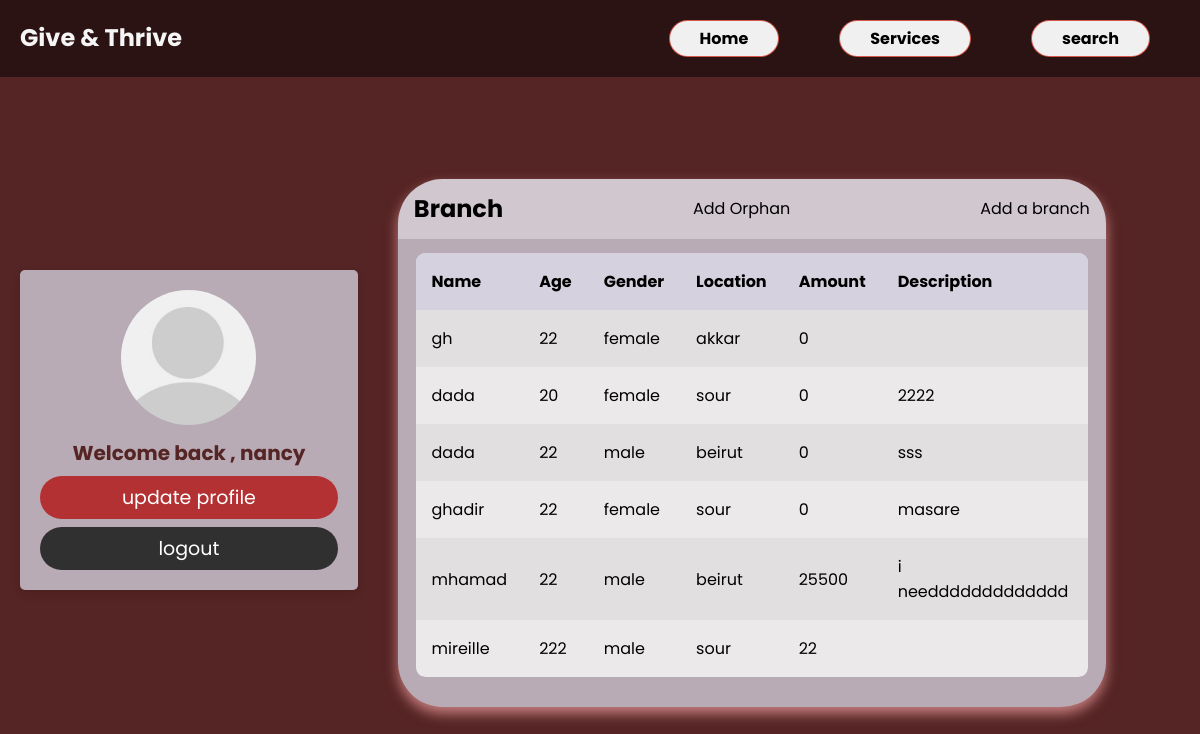
Screenshot of /adminPages/profileAdmin.php (signed in) with the database file from the repository.
### tables this page shows
CREATE TABLE user (
  id int(50) NOT NULL,
  name varchar(50) NOT NULL,
  gender varchar(50) NOT NULL,
  password varchar(50) NOT NULL,
  role varchar(50) NOT NULL,
  email varchar(50) NOT NULL,
  description varchar(50) NOT NULL,
  image varchar(50) NOT NULL
);

CREATE TABLE addorphan (
  idorphan int(50) NOT NULL,
  nameorphan varchar(50) NOT NULL,
  age int(50) NOT NULL,
  gender varchar(50) NOT NULL,
  amount int(255) NOT NULL,
  description text NOT NULL,
  locationID int(11) NOT NULL
);

CREATE TABLE location (
  locationid int(11) NOT NULL,
  locationname varchar(30) NOT NULL
);

### adminPages/profileAdmin.php (the view, shortened to what this page needs)
<?php
include('../connection.php');
?>
<!DOCTYPE html>
<html lang="en">
<head>
    <link rel="stylesheet" href="./profileStyle.css"/>
</head>
  <body>
        <div class="page">
        <div class="nv">
        <nav class="navbar">
            <h1 class="logo"> Give & Thrive</h1>
            <ul class="nav-links">
                <li class="active"></i><a href="../index.php"></i>Home</a></li>
                <li class="active"></i><a href="#"></a>Services</li>
                <li class="active"></i> <a href="./searchpeople.php" class="search">search</a>
            </ul>
        </nav>
        </div>
        <div class="container">
            <?php
                include("./home.php");
            ?>
            <div class="table">
                <br>
    <main class="table">
        <section class="table__header">
            <h1>Branch </h1>
            <a href="./addneworphan.php">Add Orphan</a>
            <a href="./tabledriver/index.php" class='newtrip'>Add a branch </a>
        </section>
        <section class="table__body">
            <table>
                <thead>
                    <tr>
                        <th> Name </th>
                        <th> age </th>
                        <th> gender </th>
                        <th> Location</a></th>
                        <th> amount</th>
                        <th> description</th>
                        <th></th>
                    </tr>
                </thead>
                <tbody>
                    <tr>
                        <?php
                       $query ="SELECT addorphan.*, location.locationname
                       FROM addorphan
                       JOIN location ON addorphan.locationID = location.locationid";
                       $res = mysqli_query($conn, $query);
 while ($row = mysqli_fetch_array($res)) {
    echo "<tr>";
    echo "<td>".(isset($row['nameorphan']) ? $row['nameorphan'] : "")."</td>";
    echo "<td>".(isset($row['age']) ? $row['age'] : "")."</td>";
    echo "<td>".(isset($row['gender']) ? $row['gender'] : "")."</td>";
    echo "<td>".(isset($row['locationname']) ? $row['locationname'] : "")."</td>";
    echo "<td>".(isset($row['amount']) ? $row['amount'] : "")."</td>";
    echo "<td>".(isset($row['description']) ? $row['description'] : "")."</td>";
    echo "<td><a href=editorphan.php?idorphan=".$row['idorphan']."><b>Edit</b></td>";
    echo "</tr>";
}
?>
                </tbody>
        </table>
    </section>
</main>
</div>
    </body>
</html>

### adminPages/home.php (shortened to what this page needs)
<?php
include('../connection.php');
?>
<head>
   <link rel="stylesheet" href="./withprofile/css/homeStyle.css">
</head>
      <div class="profile">
         <?php
         $user_id =$_SESSION['id'] ;
            $query =  "SELECT * FROM `user` WHERE id = '$user_id'";
            $res = mysqli_query($conn,$query);
            $userData = mysqli_fetch_array($res);
            ?>
            <img src="./withprofile/images/default-avatar.png" alt="">
         <h3> Welcome back , <?php echo $userData['name']; ?></h3>
         <a href="./withprofile/profile.php" class="btn">update profile</a>
         <a href="home.php?logout=<?php  ?>" class="delete-btn">logout</a>
      </div>

### adminPages/profilestyle.css (style rules this page uses)
* { margin: 0; padding: 0; box-sizing: border-box; font-family: sans-serif; }
.nv { padding: 15px; }
body { background-color: #552424 !important; }
.container { background-color: #552424 !important; display: -webkit-box; }
main.table { width: 59vw; height: 66vh; margin: 40px; backdrop-filter: blur(7px); box-shadow: 0 0.4rem 0.8rem #c77f80; border-radius: 2.8rem; overflow: hidden; background-color: #b9abb5; }
.table__header { width: 100%; background-color: #fff5; padding: .8rem 1rem; display: flex; justify-content: space-between; align-items: center; }
.table__body { width: 95%; max-height: calc(89% - 1.6rem); background-color: #fffb; margin: .9rem auto; border-radius: .6rem; overflow: auto; overflow: overlay; }
table { width: 100%; }
table, th, td { border-collapse: collapse; padding: 1rem; text-align: left; }
thead th { position: sticky; top: 0; left: 0; background-color: #d5d1defe; text-transform: capitalize; }
tbody tr:nth-child(even) { background-color: #0000000b; }
tbody tr { --delay: .1s; transition: .5s ease-in-out var(--delay), background-color 0s; }
tbody tr td, tbody tr td p, tbody tr td img { transition: .2s ease-in-out; }
.navbar { position: absolute; top: 0; left: 0; display: flex; width: 100%; justify-content: space-between; padding: 20px; background-color: #0000007a; }
ul { list-style: none; }
.nav-links { display: flex; align-items: center; }
.navbar .nav-links li { background-color: rgb(240 240 240); border-radius: 30px; padding: 5px 30px; border: 1px solid #d13c2cd9; }
.nav-links li { margin: 0 30px; color: black; background-color: #0c356A; cursor: pointer; }
.logo { color: whitesmoke; }
.active { color: white; font-weight: bold; }
a { text-decoration: none; color: black; }

### adminPages/withprofile/css/homeStyle.css (style rules this page uses)
:root { --blue: #b9abb5; --dark-blue: #b9abb5; --red: #e74c3c; --black: #333; --white: #fff; --light-bg: #eee; --box-shadow: 0 5px 10px rgba(0,0,0,.1); }
* { font-family: 'Poppins', sans-serif; margin:0; padding:0; box-sizing: border-box; outline: none; border: none; text-decoration: none; }
body { margin: 0; padding:0; }
.btn, .delete-btn { width: 100%; border-radius: 50px; padding: 7px 5px; color: var(--white); display: block; text-align: center; cursor: pointer; font-size: 19px; margin-top: 8px; }
.btn { background-color: #b33133; }
.delete-btn { background-color: #232323e6; }
.container { min-height: 100vh; background-color: var(--light-bg); display: flex; align-items: center; justify-content: space-evenly; padding:20px; }
.container .profile { padding: 20px; background-color: #d5d1dec7; box-shadow: var(--box-shadow); text-align: center; width: 400px; border-radius: 5px; }
.container .profile img { height: 135px; width: 135px; border-radius: 50%; object-fit: cover; margin-bottom: 1px; }
.container .profile h3 { margin:5px 0; font-size: 20px; color:#552424; }

### adminPages/profileAdmin.php (style rules this page uses)
.search { text-align: center !important; }

### rows the page displays
user: name "nancy"
addorphan: nameorphan "gh", age "22", gender "female", locationID.locationname "akkar", amount "0"
addorphan: nameorphan "dada", age "20", gender "female", locationID.locationname "sour", amount "0", description "2222"
addorphan: nameorphan "dada", age "22", gender "male", locationID.locationname "beirut", amount "0", description "sss"
addorphan: nameorphan "ghadir", age "22", gender "female", locationID.locationname "sour", amount "0", description "masare"
addorphan: nameorphan "mhamad", age "22", gender "male", locationID.locationname "beirut", amount "25500", description "i needdddddddddddd"
addorphan: nameorphan "mireille", age "222", gender "male", locationID.locationname "sour", amount "22"
